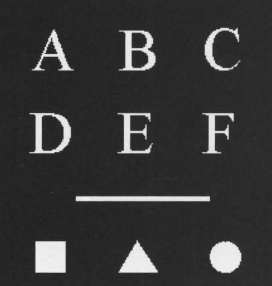
%> input picture Unidad5/letras_objetos.bmp, 272 x 286 px
$ octave P5_Ejercicio10bis.m   (GNU Octave 9; MATLAB toolbox functions it lacks are replaced by stand-ins)
%> lines starting %> are read from the running program, lines starting %| are printed output that depends on the picture; in (x1, y1, x2, y2) boxes, pixels count from 0 and x2, y2 are one past the last pixel; in counts of white or black regions, pixels touching at a corner belong together; the program's own positions count from 1
clc; clear all; close all;
%%Practica 5: Procesamiento morfologico
%%Ejercicio 10
%{
Genere una imagen con fondo negro y c韗culos blancos de diferentes tama駉s.
Aplique el comando bwlabel para identificar los diferentes objetos.
Calcule el 醨ea y las coordenadas del centroide de cada figura geom閠rica
empleando el comando regionprops. Genere un histograma con la informaci髇
 de cuantos c韗culos de cada tama駉 hay en la imagen.
%}
I = imread('letras_objetos.bmp');
%> I is the input picture: size 286x272x3 uint8; min 26, max 246, mean 54.9
I=rgb2gray(I);
%> I: size 286x272 uint8
%binarizacion
u=graythresh(I);
%> u = 0.506
BW=im2bw(I,u);
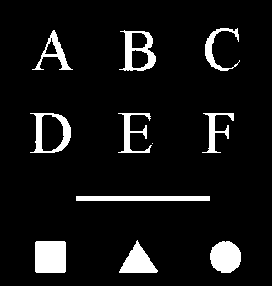
%> BW: size 286x272 logical; 7.8% white; 11 white regions (1 under 20 px), largest, box (x1, y1, x2, y2) and area: (35, 241, 66, 273) 988, (210, 241, 241, 273) 785, (76, 196, 210, 201) 670
%BW=imbinarize(I); %otsu, umbral global --> esto para versiones nuevas
[L, n] =bwlabel(BW); % por default 8 -> n=11 porque detecta 10 objetos + el fondo
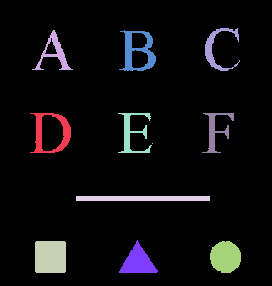
%> L: size 286x272 double; 12 distinct labels, from 0 to 11; one colour per label, 0 black
%> n = 11
A=label2rgb(L);
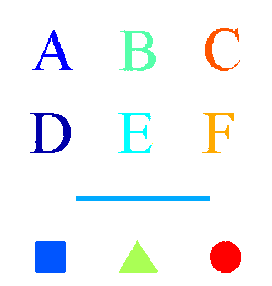
%> A: size 286x272x3 uint8; mean R, G, B 242.6, 244.9, 247

figure
subplot(131);imshow(I);title('Imagen original');
subplot(132);imshow(BW);title('Imagen original');
subplot(133);imshow(A);title('Imagen original');
